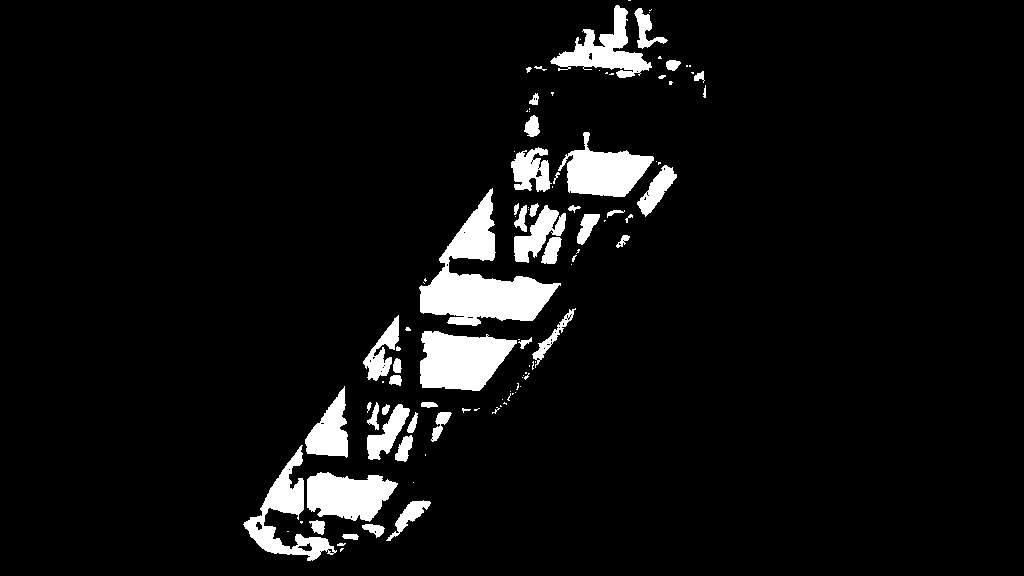
#> input picture compression/maybe.jpg, 1024 x 576 px, found by its file name
$ python binarytest.py   (older library calls are emulated)
#> lines starting #> are read from the running program, lines starting #| are printed output that depends on the picture; after the words box and inside, x2 and y2 are one past the last pixel; in counts of white or black regions, pixels touching at a corner belong together
import numpy as np
import cv2
import sys
j = 0
image = cv2.imread('/home/jacob/Python/compression/maybe.jpg')
#> image is the input picture: shape (576, 1024, 3); min 0, max 255, mean 15.7
blurred = cv2.pyrMeanShiftFiltering(image,20,51)
gray = cv2.cvtColor(blurred,cv2.COLOR_BGR2GRAY)
ret,threshold = cv2.threshold(gray,0,255,cv2.THRESH_BINARY)
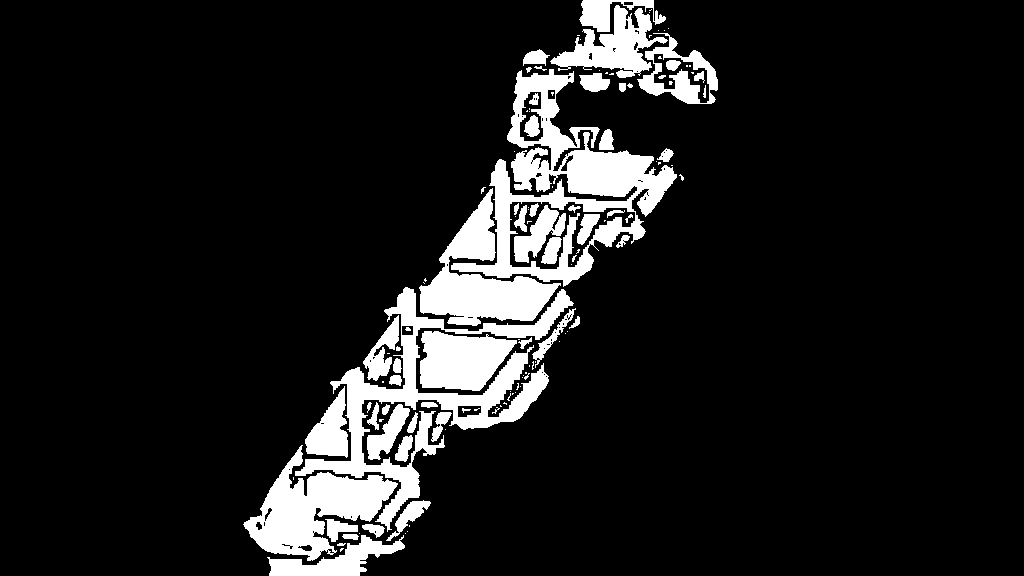
#> threshold: shape (576, 1024); 11.2% white; 124 white regions (71 under 20 px)
_, contours, _ = cv2.findContours(threshold,cv2.RETR_LIST,cv2.CHAIN_APPROX_NONE)
#> contours = 197 contours, 136 with area under 20; largest, box (x1, y1, x2, y2) and area: (451, 69, 677, 287) 19532, (295, 287, 574, 532) 11280, (243, 445, 398, 561) 7419, (419, 188, 561, 326) 7058, (509, 201, 636, 270) 5280
#print(len(contours))
yup = cv2.drawContours(image, contours, -1, (0,0,255), 3)
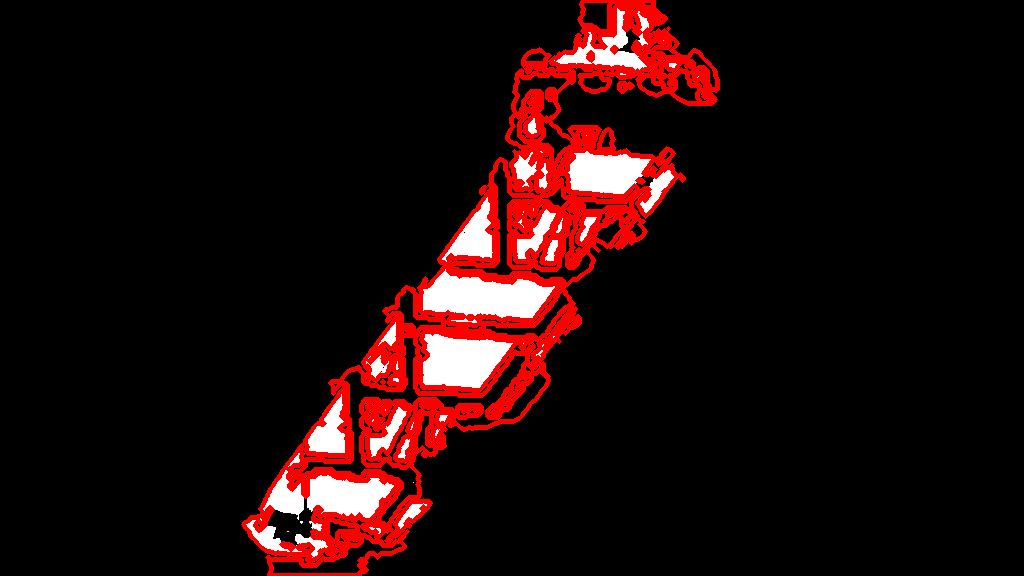
#> yup: shape (576, 1024, 3); mean B, G, R 9.7, 9.7, 31.2
cv2.imwrite('/home/jacob/Python/compression/contours.jpg',yup)
rbg = cv2.imread('/home/jacob/Python/compression/contours.jpg',cv2.IMREAD_COLOR)
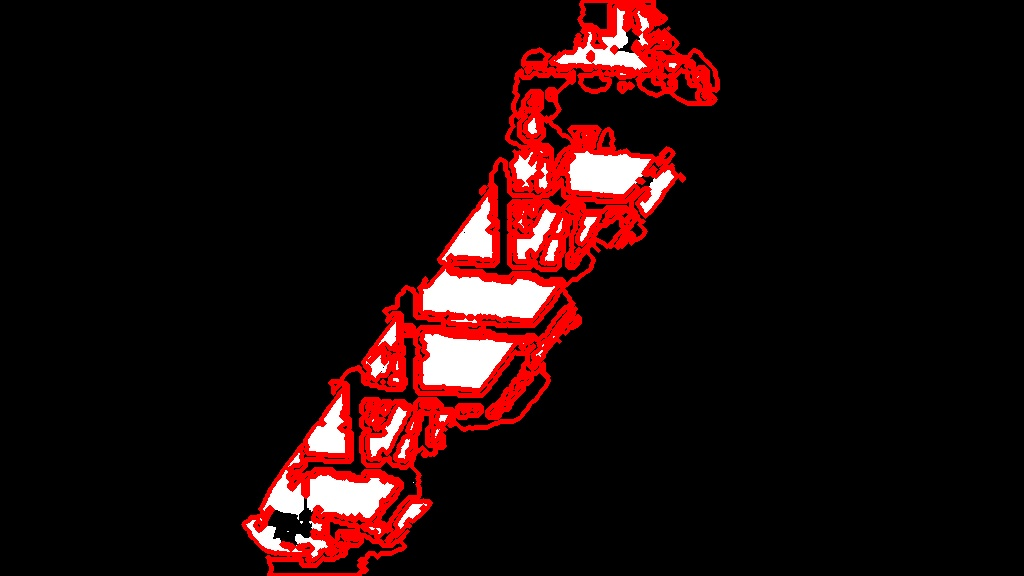
#> rbg: shape (576, 1024, 3); mean B, G, R 10.3, 10.3, 30.6
red = [0,0,255]
#print(rbg)
x = []
y = []
#sys.exit()
test = str(rbg)
#sys.exit()
for i in range(len(rbg)):
    for j in range(len(rbg[0])):
        b = rbg[i][j][0]
        g = rbg[i][j][1]
        r = rbg[i][j][2]
        blue = int(b)
        green = int(g)
        red = int(r)
        #print(b,g,r)
        if red > 160 and blue < 100 and green < 100:
            #if i > 0:
            x.append(i)
            #print('yes')
            y.append(j)
#> after the loop, x = 49472 items; y = 49472 items
#sys.exit()
#print(x,y)
right = max(x)
#> right = 575
left = min(x)
#> left = 0
top = min(y)
#> top = 242
bottom = max(y)
#> bottom = 719
right_index = 0
left_index = 0
top_index = 0
bottom_index = 0
print("right " + str(right) + "top "+ str(top) + "left " + str(left)+ "bottom " +str(bottom))
#| right 575top 242left 0bottom 719
#sys.exit()
cv2.rectangle(rbg,(right,top),(left,bottom),(0,255,0),2)
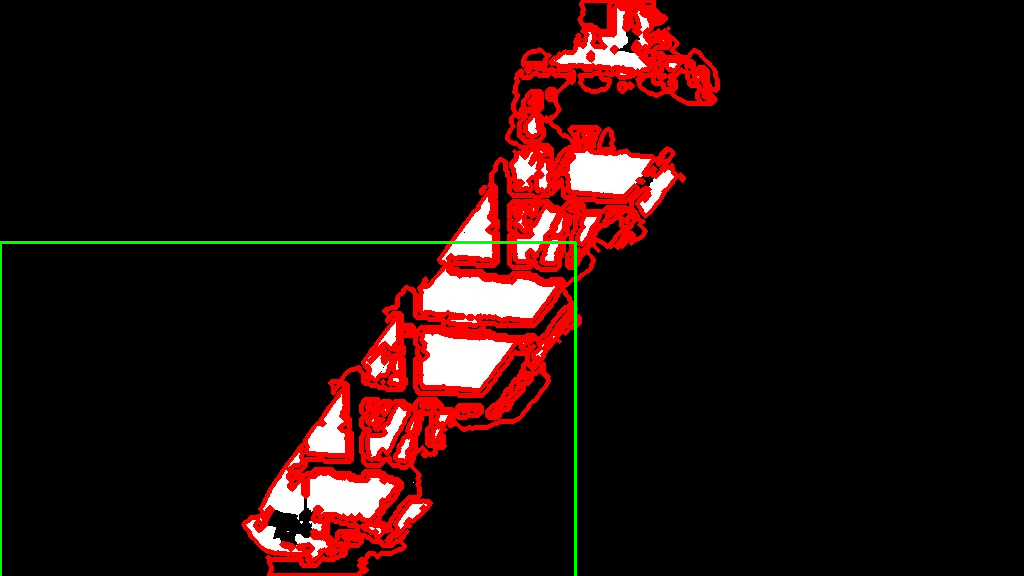
#> rbg: shape (576, 1024, 3); 0.57% of pixels changed, all inside (x1, y1, x2, y2) = (0, 241, 577, 576)
cv2.namedWindow('Display',cv2.WINDOW_NORMAL)
cv2.imshow('Display',rbg)
cv2.waitKey(0)
cv2.destroyAllWindows()

sys.exit()
#> (the program exits here)
